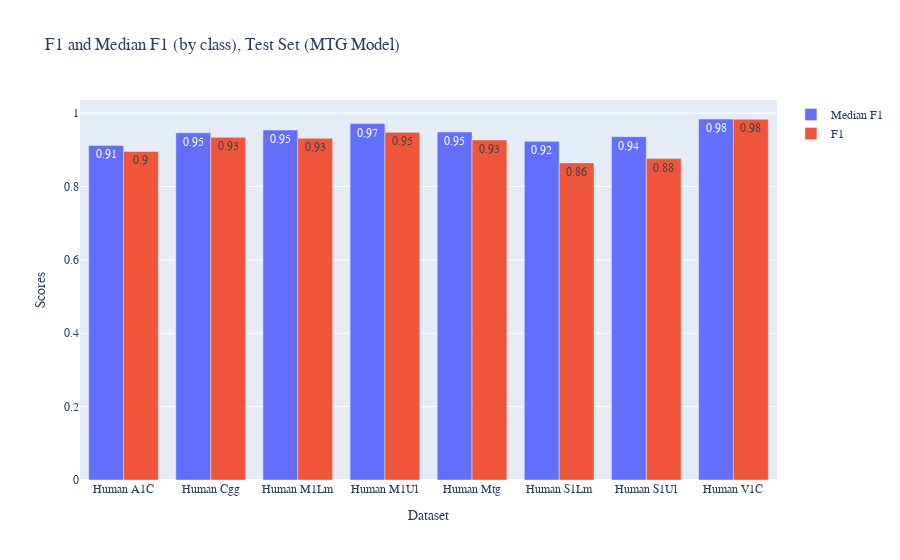

The code cell stored with this chart in its notebook:
### Code cell
fig = go.Figure(
    data=[
        go.Bar(
            x=df['x'], 
            y=df['test_median_f1'], 
            name='Median F1', 
            text=df['test_median_f1'].round(2), 
            textposition='auto'
        ),
        go.Bar(
            x=df['x'], 
            y=df['test_f1'], 
            name='F1',
            text=df['test_f1'].round(2), 
            textposition='auto'
        )
    ],
    layout=go.Layout(
        title='F1 and Median F1 (by class), Test Set (MTG Model)',
        xaxis=dict(title='Dataset'),
        yaxis=dict(title='Scores'),
        font_family="Serif"
    )
)

fig.update_layout(barmode='group')
# fig.write_image('../../ms-thesis/images/ood_metrics/mtg_f1.pdf', scale=3)
fig.show()

### Figure 1 — Plotly figure (JSON) as saved in the notebook; plotly's stock layout.template omitted (floating-point values rounded to 4 significant figures)
{"data": [{"name": "Median F1", "text": [0.91, 0.95, 0.95, 0.97, 0.95, 0.92, 0.94, 0.98], "textposition": "auto", "type": "bar", "x": ["Human A1C", "Human Cgg", "Human M1Lm", "Human M1Ul", "Human Mtg", "Human S1Lm", "Human S1Ul", "Human V1C"], "y": [0.912, 0.9464, 0.9538, 0.9714, 0.9486, 0.9231, 0.9358, 0.984]}, {"name": "F1", "text": [0.9, 0.93, 0.93, 0.95, 0.93, 0.86, 0.88, 0.98], "textposition": "auto", "type": "bar", "x": ["Human A1C", "Human Cgg", "Human M1Lm", "Human M1Ul", "Human Mtg", "Human S1Lm", "Human S1Ul", "Human V1C"], "y": [0.8957, 0.9339, 0.9314, 0.9475, 0.9269, 0.8644, 0.876, 0.9835]}], "layout": {"barmode": "group", "font": {"family": "Serif"}, "title": {"text": "F1 and Median F1 (by class), Test Set (MTG Model)"}, "xaxis": {"title": {"text": "Dataset"}}, "yaxis": {"title": {"text": "Scores"}}}}
